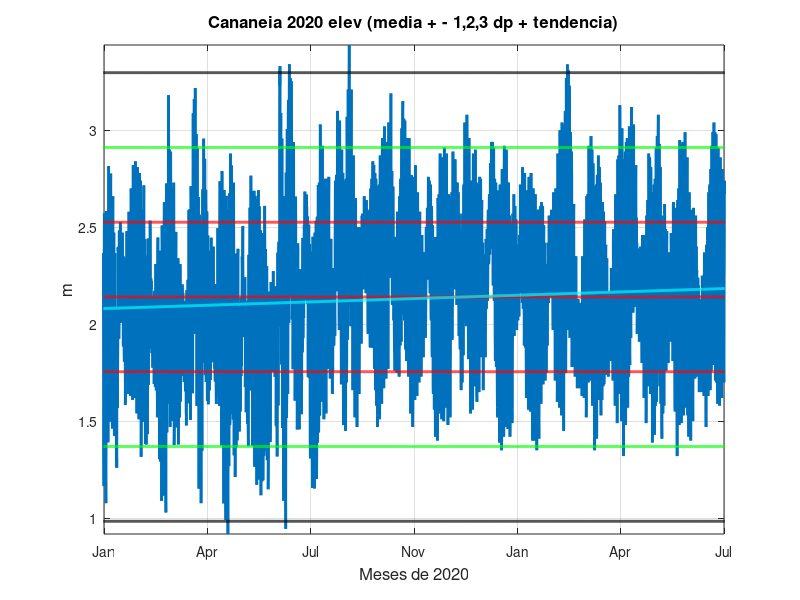
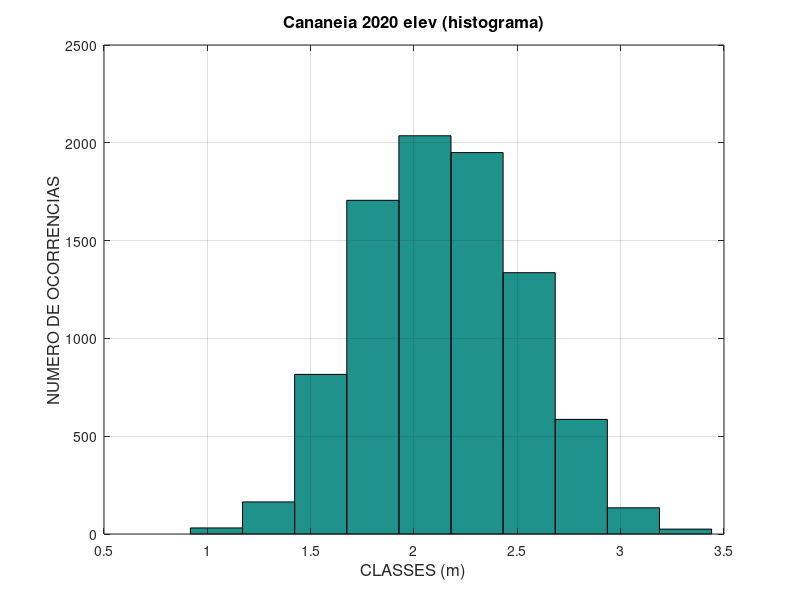
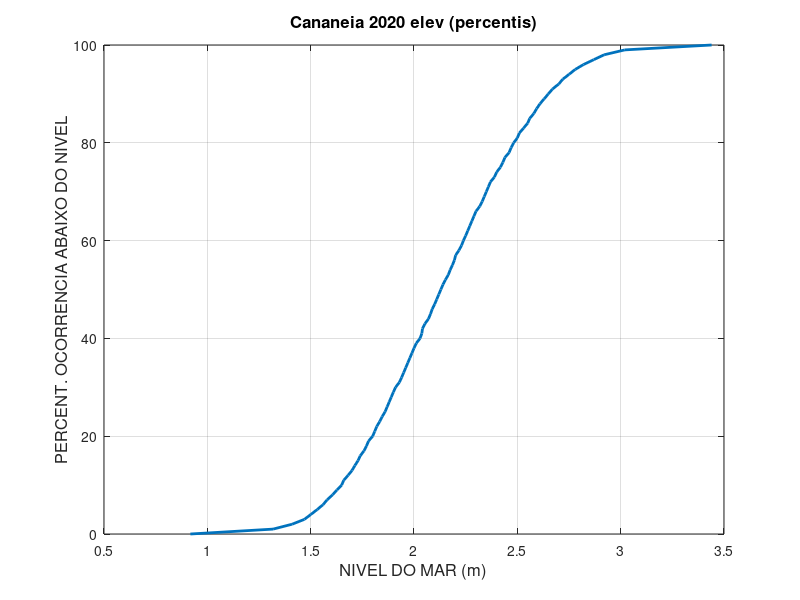
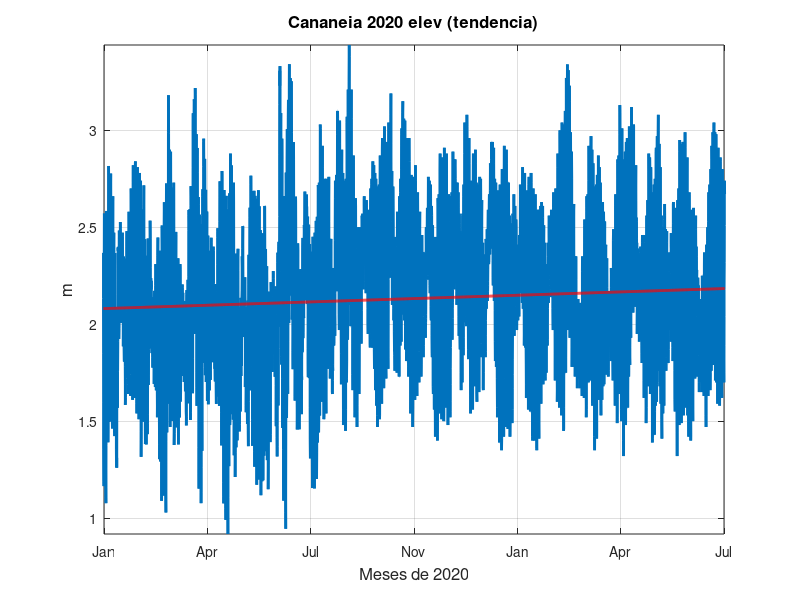

Reproduce these figures in MATLAB, in order. (Note: this script raises an error after producing the figures.)
% LISTA DE EXERCICIOS 1 - ANALISE DE MARES OCEANICAS IOC 5801
% ADRIANO CAVERSAN - 1º SEMESTRE 2026
% Dados horarios de nivel do mar de 2020 em Cananeia (SP, Brasil)

clear all; close all; clc

% Leitura dos dados de Cananeia
fprintf('\n>>> Leitura dos dados de Cananeia <<<\n')
load Cananeia_2020.dat
x = Cananeia_2020;
nudad = size(x,1);

% Extraindo dados: ano, mes, dia, hora, minuto, segundo, nivel do mar (m)
ano = x(:,1);
mes = x(:,2);
dia = x(:,3);
hora = x(:,4);
minuto = x(:,5);
segundo = x(:,6);
elev = x(:,7);

% QUESTÃO 1: Estatistica basica da serie de elevacao
estat(1,1) = mean(elev);
estat(2,1) = median(elev);
estat(3,1) = mode(elev);
estat(4,1) = std(elev);
estat(5,1) = min(elev);
estat(6,1) = max(elev);
estat(7,1) = kurtosis(elev);
estat(8,1) = skewness(elev);

fid=fopen('cananeia_2020_estat.dat','w');
fprintf(fid,'%10.4f\n',estat);
fclose(fid);

% Criando variavel temporal
dias = datenum(ano, mes, dia, hora, minuto, segundo);

% QUESTÃO 2: plotagem da serie temporal de elev
figure
plot(dias,elev,'LineWidth',2)
axis([min(dias) max(dias) -inf inf])
grid on
hold on
elmed(1:nudad)=mean(elev);
elinf(1:nudad)=mean(elev)-std(elev);
elsup(1:nudad)=mean(elev)+std(elev);
elinf2(1:nudad)=mean(elev)-2*std(elev);
elsup2(1:nudad)=mean(elev)+2*std(elev);
elinf3(1:nudad)=mean(elev)-3*std(elev);
elsup3(1:nudad)=mean(elev)+3*std(elev);
plot(dias,elmed,'r','LineWidth',2)
plot(dias,elinf,'r','LineWidth',2)
plot(dias,elsup,'r','LineWidth',2)
plot(dias,elinf2,'g','LineWidth',2)
plot(dias,elsup2,'g','LineWidth',2)
plot(dias,elinf3,'k','LineWidth',2)
plot(dias,elsup3,'k','LineWidth',2)

% ajuste linear e tendencia
polinom=polyfit(dias,elev,1);
tend=polinom(1);
elev_pol=polyval(polinom,dias);
plot(dias,elev_pol,'c','LineWidth',2)

title('Cananeia 2020 elev (media + - 1,2,3 dp + tendencia)','fontsize',12)
xlabel('Meses de 2020','fontsize',12)
ylabel('m','fontsize',12)
datetick('x','mmm','keepticks')
fprintf('Taxa de variacao: %.6f m/dia = %.4f m/ano\n', tend, tend*365.25)
print -dpng cananeia_2020_elev_dp

% QUESTÃO 3: histograma dos dados de elev
figure
[n_hist, x_hist] = hist(elev);
hist(elev)
grid on
title('Cananeia 2020 elev (histograma)','fontsize',12)
xlabel('CLASSES (m)','fontsize',12)
ylabel('NUMERO DE OCORRENCIAS','fontsize',12)
max_observacoes = max(n_hist);
fprintf('Maximo numero de observacoes nas classes: %d\n', max_observacoes)
print -dpng cananeia_2020_elev_hist

% QUESTÃO 4: Percentis dos dados de elev
percentuais=[0:1:100];
percentis=prctile(elev,percentuais);
figure
plot(percentis,percentuais,'LineWidth',2)
grid on
title('Cananeia 2020 elev (percentis)','fontsize',12)
xlabel('NIVEL DO MAR (m)','fontsize',12)
ylabel('PERCENT. OCORRENCIA ABAIXO DO NIVEL','fontsize',12)

% Valores numericos dos percentis especificos
p10 = prctile(elev,10);
p25 = prctile(elev,25);
p75 = prctile(elev,75);
p90 = prctile(elev,90);
fprintf('Percentil 10%%: %.4f m\n', p10)
fprintf('Percentil 25%%: %.4f m\n', p25)
fprintf('Percentil 75%%: %.4f m\n', p75)
fprintf('Percentil 90%%: %.4f m\n', p90)
print -dpng cananeia_2020_elev_perc

% ajuste linear dos dados de elev
polinom=polyfit(dias,elev,1);
tend=polinom(1);
elev_pol=polyval(polinom,dias);
figure
plot(dias,elev,'LineWidth',2)
hold
plot(dias,elev_pol,'r','LineWidth',2)
axis([min(dias) max(dias) -inf inf])
grid on
title('Cananeia 2020 elev (tendencia)','fontsize',12)
xlabel('Meses de 2020','fontsize',12)
ylabel('m','fontsize',12)
datetick('x','mmm','keepticks')
print -dpng cananeia_2020_elev_tend

% QUESTÃO 5: Transformada de Fourier da serie temporal de elev
n2=nudad/2;
n=1:n2;
Tn_horas=nudad./n;
Tn_dias=nudad./n/24;
Fn=1./Tn_dias;
altura_media=mean(elev);
elev=elev-altura_media;
fft_elev=fft(elev);
fft_elev2=fft_elev(2:n2+1);
a_fft_elev=abs(fft_elev2)/n2;

figure
plot(Tn_dias,a_fft_elev,'b-','LineWidth',2)
axis([0 2 0 max(a_fft_elev)*1.1])
grid on
title('Cananeia 2020 elev (Transf. Fourier)','fontsize',12)
xlabel('Periodos (em dias)','fontsize',12)
ylabel('Amplitude (em m)','fontsize',12)
print -dpng cananeia_2020_elev_fourier

% 5 maiores amplitudes
[a_sorted, indices] = sort(a_fft_elev, 'descend');
fprintf('5 MAIORES AMPLITUDES:\n')
for i=1:5
    idx = indices(i);
    fprintf('Amplitude: %.6f m - Periodo: %.2f dias - Freq.Angular: %.6f rad/dia\n', ...
            a_sorted(i), Tn_dias(idx), 2*pi*Fn(idx))
end

elev=elev+altura_media;

% QUESTÃO 6: Medias mensais e desvios padrao
nomes_meses = {'Jan','Feb','Mar','Abr','Mai','Jun','Jul','Ago','Set','Out','Nov','Dez'};
medias_mensais = zeros(1,12);
desvios_mensais = zeros(1,12);

% Calculo das medias e desvios mensais
for i=1:12
    dados_mes = elev(mes==i);
    medias_mensais(i) = mean(dados_mes);
    desvios_mensais(i) = std(dados_mes);
end

% Tabela de medias mensais
fprintf('\n===== MEDIAS MENSAIS E DESVIOS PADRAO =====\n')
fprintf('Mes      Media (m)   Desvio Padrao (m)\n')
fprintf('---------------------------------------\n')
for i=1:12
    fprintf('%s      %8.4f    %8.4f\n', nomes_meses{i}, medias_mensais(i), desvios_mensais(i))
end

% Plotagem das medias mensais
figure
errorbar(1:12, medias_mensais, desvios_mensais, 'o-', 'LineWidth', 2, 'MarkerSize', 8)
grid on
title('Cananeia 2020 - Medias Mensais com Desvio Padrao','fontsize',12)
xlabel('Meses','fontsize',12)
ylabel('Nivel do Mar (m)','fontsize',12)
set(gca,'XTick',1:12,'XTickLabel',nomes_meses)
axis([0.5 12.5 min(medias_mensais)-0.4 max(medias_mensais)+0.4])

% Identificacao dos extremos
[max_media, mes_max_media] = max(medias_mensais);
[min_media, mes_min_media] = min(medias_mensais);
[max_desvio, mes_max_desvio] = max(desvios_mensais);

fprintf('\nRESULTADOS:\n')
fprintf('Maior media mensal: %.4f m em %s\n', max_media, nomes_meses{mes_max_media})
fprintf('Menor media mensal: %.4f m em %s\n', min_media, nomes_meses{mes_min_media})
fprintf('Maior variabilidade: %.4f m em %s\n', max_desvio, nomes_meses{mes_max_desvio})
print -dpng cananeia_2020_medias_mensais


% Leitura dos dados de Ubatuba
fprintf('\n>>> Leitura dos dados de Ubatuba <<<\n')
load Ubatuba_2020.dat
